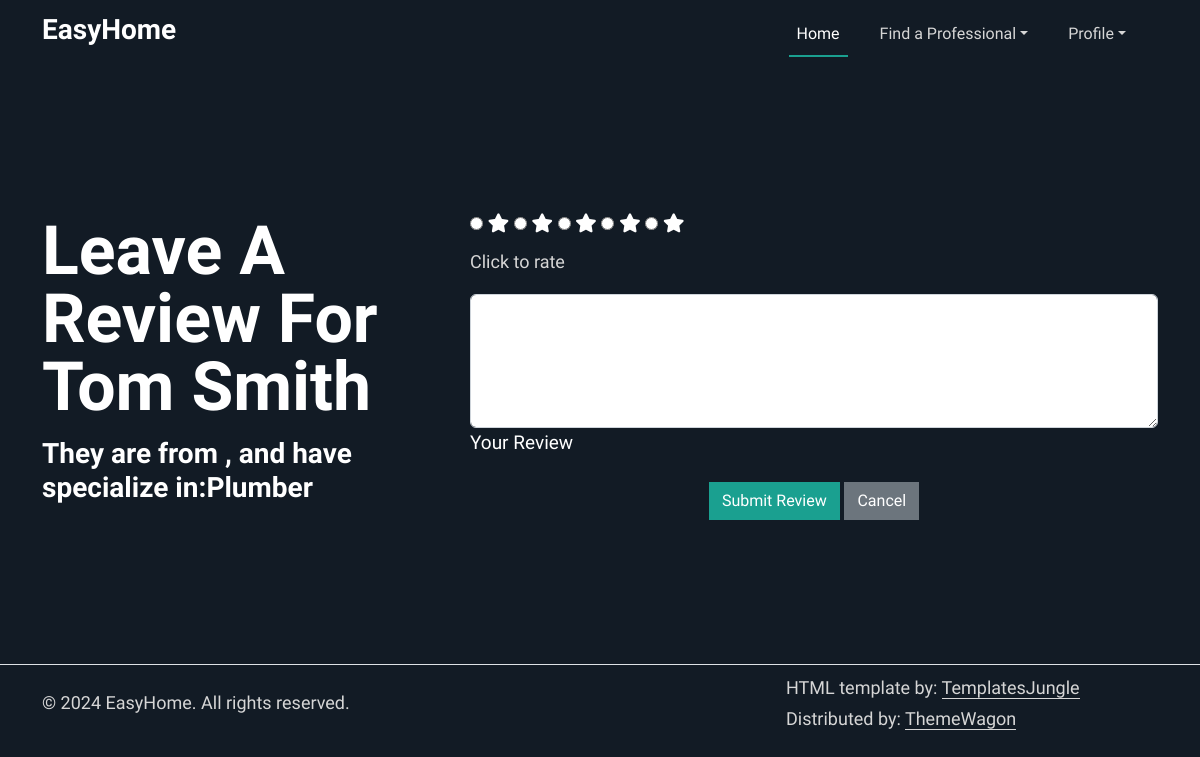
/submit_review/1 (signed in), run on the app's committed database.
### tables this page shows
CREATE TABLE users (
                id INTEGER PRIMARY KEY AUTOINCREMENT,
                first_name VARCHAR2(25) NOT NULL,
                middle_name VARCHAR2(15),
                last_name VARCHAR2(25) NOT NULL,
                gender CHAR(1) CHECK (gender IN ('M','F','O')) NOT NULL,
                phone_number VARCHAR2(12) NOT NULL,
                email VARCHAR2(50) NOT NULL,
                password VARCHAR2(50) NOT NULL,
                street_number VARCHAR2(10),
                street_name VARCHAR2(35),
                town VARCHAR2(30),
                state CHAR(2),
                zip_code NUMBER(5),
                user_type VARCHAR2(20) CHECK (user_type IN ('customer','professional')) DEFAULT 'customer'
            );

CREATE TABLE professionals (
                  id INTEGER PRIMARY KEY AUTOINCREMENT,
                  user_id INTEGER NOT NULL,
                  profession VARCHAR2(50) NOT NULL,
                  hourly_cost DECIMAL(10,2),
                  description TEXT,
                  is_verified BOOLEAN DEFAULT 0,
                  FOREIGN KEY (user_id) REFERENCES users(id)
            );

### app.py (the view, shortened to what this page needs)
@app.route('/submit_review/<professional_id>', methods=["GET", "POST"])
@login_required
def submit_review(professional_id):
    professional = get_professional_by_id(professional_id)
    if not professional:
        flash("Professional not found", "danger")
        return redirect(url_for('professionals'))
    return render_template("submit_review.html", prof=professional)

### app.py (called while the page is built)
@login_manager.user_loader
def load_user(user_id):
    try:
        conn = sqlite3.connect('database.db')
        conn.row_factory = sqlite3.Row
        c = conn.cursor()
        c.execute("SELECT * FROM users WHERE id = ?", (user_id,))
        user_row = c.fetchone()
        return User(user_row) if user_row else None
    except sqlite3.Error as e:
        print(f"Error retrieving user by ID: {e}")
        return None
    finally:
        if conn:
            conn.close()

def get_professional_by_id(professional_id):
    try:
        conn = sqlite3.connect('database.db')
        conn.row_factory = sqlite3.Row
        c = conn.cursor()
        c.execute("""
            SELECT professionals.*, users.first_name, users.last_name
            FROM professionals
            JOIN users ON professionals.user_id = users.id
            WHERE professionals.id = ?
        """, (professional_id,))
        row = c.fetchone()
        return dict(row) if row else None
    except sqlite3.Error as e:
        print(f"Error retrieving professional: {e}")
        return None
    finally:
        if conn:
            conn.close()

### templates/submit_review.html (shortened to what this page needs)
{%extends "base.html"%}
{%block content%}
<section id="start">
  <div class="container my-5 py-5">
    <div class="row featurette py-lg-5 align-items-center">
      <div class="col-md-4">
        <h1 class="text-capitalize lh-1 mb-3">Leave a Review For {{prof.first_name}} {{prof.last_name}}</h1>
        <h3>They are from {{prof.town}}, and have specialize in:{{prof.profession}}</h3>
      </div>
      <div class="col-md-8">
        <form method="POST" action="{{ url_for('submit_review', professional_id=prof.user_id) }}">
          <div class="text-content ps-md-5">
              <div class="star-rating">
                  <input type="radio" id="star5" name="rating" value="1" required />
                  <label for="star5" class="fas fa-star"></label>
                  <input type="radio" id="star4" name="rating" value="2" />
                  <label for="star4" class="fas fa-star"></label>
                  <input type="radio" id="star3" name="rating" value="3" />
                  <label for="star3" class="fas fa-star"></label>
                  <input type="radio" id="star2" name="rating" value="4" />
                  <label for="star2" class="fas fa-star"></label>
                  <input type="radio" id="star1" name="rating" value="5" />
                  <label for="star1" class="fas fa-star"></label>
              </div>
              <p class="mt-2">Click to rate</p>
              <div data-mdb-input-init class="form-outline mb-3 w-33">
                <textarea class="form-control" id="comment" name="comment" rows="5" maxlength="500" required></textarea>
                <label class="form-label" for="comment">Your Review</label>
              </div>
              <div class="text-center">
                  <button type="submit" class="btn btn-primary">Submit Review</button>
                  <a href="{{ url_for('professionals') }}" class="btn btn-secondary">Cancel</a>
              </div>
          </div>
        </form>
      </div>
    </div>
  </div>
</section>
{%endblock%}

### static/assets/css/style.css (style rules this page uses)
:root { --accent-color: #1AA090; --dark-color: #121B25; --grey-color: #83898F; --body-text-color: #FFFFFF; --light-text-color: #D6D6D6; --link-color: #092035; }
body { padding-top: 65px; font-family: 'Work Sans', sans-serif; font-weight: 400; font-size: 19px; line-height: 1.6em; color: var(--body-text-color); background-color: var(--dark-color); }
h1, .h1, h2, .h2, h3, .h3, h4, .h4, h5, .h5, h6, .h6 { font-family: 'Work Sans', sans-serif; font-weight: 600; color: var(--body-text-color); }
h1, .h1 { font-size: 68px; }
p { font-family: 'Work Sans', sans-serif; color: var(--light-text-color); font-size: 18px; }
a { color: var(--light-text-color); text-decoration: none; transition: all 0.3s ease-out; }
.btn { --bs-btn-border-radius: 0 rem; }
.btn-primary { --bs-btn-color: #fff; --bs-btn-bg: var(--accent-color); --bs-btn-border-color: var(--accent-color); --bs-btn-hover-color: #fff; --bs-btn-hover-bg: var(--accent-color); --bs-btn-hover-border-color: var(--accent-color); --bs-btn-active-color: #fff; --bs-btn-active-bg: var(--accent-color); --bs-btn-active-border-color: var(--accent-color); --bs-btn-disabled-color: #fff; --bs-btn-disabled-bg: var(--accent-color); --bs-btn-disabled-border-color: var(--accent-color); }

### data on the page
users: first_name "Tom", last_name "Smith"
professionals: profession "Plumber"
